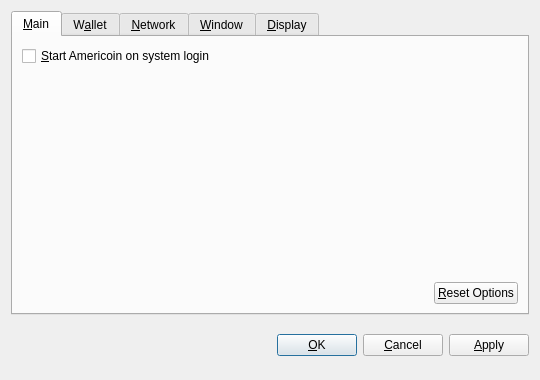
<?xml version="1.0" encoding="UTF-8"?>
<ui version="4.0">
 <class>OptionsDialog</class>
 <widget class="QDialog" name="OptionsDialog">
  <property name="geometry">
   <rect>
    <x>0</x>
    <y>0</y>
    <width>540</width>
    <height>380</height>
   </rect>
  </property>
  <property name="windowTitle">
   <string>Options</string>
  </property>
  <property name="modal">
   <bool>true</bool>
  </property>
  <layout class="QVBoxLayout" name="verticalLayout">
   <item>
    <widget class="QTabWidget" name="tabWidget">
     <property name="tabPosition">
      <enum>QTabWidget::North</enum>
     </property>
     <property name="currentIndex">
      <number>0</number>
     </property>
     <widget class="QWidget" name="tabMain">
      <attribute name="title">
       <string>&amp;Main</string>
      </attribute>
      <layout class="QVBoxLayout" name="verticalLayout_Main">
       <item>
        <widget class="QCheckBox" name="bitcoinAtStartup">
         <property name="toolTip">
          <string>Automatically start Americoin after logging in to the system.</string>
         </property>
         <property name="text">
          <string>&amp;Start Americoin on system login</string>
         </property>
        </widget>
       </item>
       <item>
        <spacer name="verticalSpacer_Main">
         <property name="orientation">
          <enum>Qt::Vertical</enum>
         </property>
         <property name="sizeHint" stdset="0">
          <size>
           <width>20</width>
           <height>40</height>
          </size>
         </property>
        </spacer>
       </item>
       <item>
        <layout class="QHBoxLayout" name="horizontalLayout_2_Main">
         <item>
          <spacer name="horizontalSpacer_2_Main">
           <property name="orientation">
            <enum>Qt::Horizontal</enum>
           </property>
           <property name="sizeHint" stdset="0">
            <size>
             <width>40</width>
             <height>20</height>
            </size>
           </property>
          </spacer>
         </item>
         <item>
          <widget class="QPushButton" name="resetButton">
           <property name="toolTip">
            <string>Reset all client options to default.</string>
           </property>
           <property name="text">
            <string>&amp;Reset Options</string>
           </property>
           <property name="autoDefault">
            <bool>false</bool>
           </property>
          </widget>
         </item>
        </layout>
       </item>
      </layout>
     </widget>
     <widget class="QWidget" name="tabWallet">
      <attribute name="title">
       <string>W&amp;allet</string>
      </attribute>
      <layout class="QVBoxLayout" name="verticalLayout_Network">
       <item>
        <widget class="QLabel" name="transactionFeeInfoLabel">
         <property name="text">
          <string>Optional transaction fee per kB that helps make sure your transactions are processed quickly. Most transactions are 1 kB.</string>
         </property>
         <property name="textFormat">
          <enum>Qt::PlainText</enum>
         </property>
         <property name="wordWrap">
          <bool>true</bool>
         </property>
        </widget>
       </item>
       <item>
        <layout class="QHBoxLayout" name="horizontalLayout_1_Main">
         <item>
          <widget class="QLabel" name="transactionFeeLabel">
           <property name="text">
            <string>Pay transaction &amp;fee</string>
           </property>
           <property name="textFormat">
            <enum>Qt::PlainText</enum>
           </property>
           <property name="buddy">
            <cstring>transactionFee</cstring>
           </property>
          </widget>
         </item>
         <item>
          <widget class="BitcoinAmountField" name="transactionFee"/>
         </item>
         <item>
          <spacer name="horizontalSpacer_1_Main">
           <property name="orientation">
            <enum>Qt::Horizontal</enum>
           </property>
           <property name="sizeHint" stdset="0">
            <size>
             <width>40</width>
             <height>20</height>
            </size>
           </property>
          </spacer>
         </item>
        </layout>
       </item>
       <item>
        <widget class="QLabel" name="label">
         <property name="text">
          <string>If you disable the spending of unconfirmed change, the change from a transaction cannot be used until that transaction has at least one confirmation. This also affects how your balance is computed.</string>
         </property>
         <property name="wordWrap">
          <bool>true</bool>
         </property>
        </widget>
       </item>
       <item>
        <widget class="QCheckBox" name="spendZeroConfChange">
         <property name="text">
          <string>Spend unconfirmed change  (experts only)</string>
         </property>
        </widget>
       </item>
       <item>
        <spacer name="verticalSpacer">
         <property name="orientation">
          <enum>Qt::Vertical</enum>
         </property>
         <property name="sizeHint" stdset="0">
          <size>
           <width>20</width>
           <height>40</height>
          </size>
         </property>
        </spacer>
       </item>
      </layout>
     </widget>
     <widget class="QWidget" name="tabNetwork">
      <attribute name="title">
       <string>&amp;Network</string>
      </attribute>
      <layout class="QVBoxLayout" name="verticalLayout_Network">
       <item>
        <widget class="QCheckBox" name="mapPortUpnp">
         <property name="toolTip">
          <string>Automatically open the Americoin client port on the router. This only works when your router supports UPnP and it is enabled.</string>
         </property>
         <property name="text">
          <string>Map port using &amp;UPnP</string>
         </property>
        </widget>
       </item>
       <item>
        <widget class="QCheckBox" name="connectSocks">
         <property name="toolTip">
          <string>Connect to the Americoin network through a SOCKS proxy (e.g. when connecting through Tor).</string>
         </property>
         <property name="text">
          <string>&amp;Connect through SOCKS proxy:</string>
         </property>
        </widget>
       </item>
       <item>
        <layout class="QHBoxLayout" name="horizontalLayout_Network">
         <item>
          <widget class="QLabel" name="proxyIpLabel">
           <property name="text">
            <string>Proxy &amp;IP:</string>
           </property>
           <property name="textFormat">
            <enum>Qt::PlainText</enum>
           </property>
           <property name="buddy">
            <cstring>proxyIp</cstring>
           </property>
          </widget>
         </item>
         <item>
          <widget class="QValidatedLineEdit" name="proxyIp">
           <property name="maximumSize">
            <size>
             <width>140</width>
             <height>16777215</height>
            </size>
           </property>
           <property name="toolTip">
            <string>IP address of the proxy (e.g. 127.0.0.1)</string>
           </property>
          </widget>
         </item>
         <item>
          <widget class="QLabel" name="proxyPortLabel">
           <property name="text">
            <string>&amp;Port:</string>
           </property>
           <property name="textFormat">
            <enum>Qt::PlainText</enum>
           </property>
           <property name="buddy">
            <cstring>proxyPort</cstring>
           </property>
          </widget>
         </item>
         <item>
          <widget class="QLineEdit" name="proxyPort">
           <property name="maximumSize">
            <size>
             <width>55</width>
             <height>16777215</height>
            </size>
           </property>
           <property name="toolTip">
            <string>Port of the proxy (e.g. 9050)</string>
           </property>
          </widget>
         </item>
         <item>
          <widget class="QLabel" name="socksVersionLabel">
           <property name="text">
            <string>SOCKS &amp;Version:</string>
           </property>
           <property name="textFormat">
            <enum>Qt::PlainText</enum>
           </property>
           <property name="buddy">
            <cstring>socksVersion</cstring>
           </property>
          </widget>
         </item>
         <item>
          <widget class="QValueComboBox" name="socksVersion">
           <property name="toolTip">
            <string>SOCKS version of the proxy (e.g. 5)</string>
           </property>
          </widget>
         </item>
         <item>
          <spacer name="horizontalSpacer_Network">
           <property name="orientation">
            <enum>Qt::Horizontal</enum>
           </property>
           <property name="sizeHint" stdset="0">
            <size>
             <width>40</width>
             <height>20</height>
            </size>
           </property>
          </spacer>
         </item>
        </layout>
       </item>
       <item>
        <spacer name="verticalSpacer_Network">
         <property name="orientation">
          <enum>Qt::Vertical</enum>
         </property>
         <property name="sizeHint" stdset="0">
          <size>
           <width>20</width>
           <height>40</height>
          </size>
         </property>
        </spacer>
       </item>
      </layout>
     </widget>
     <widget class="QWidget" name="tabWindow">
      <attribute name="title">
       <string>&amp;Window</string>
      </attribute>
      <layout class="QVBoxLayout" name="verticalLayout_Window">
       <item>
        <widget class="QCheckBox" name="minimizeToTray">
         <property name="toolTip">
          <string>Show only a tray icon after minimizing the window.</string>
         </property>
         <property name="text">
          <string>&amp;Minimize to the tray instead of the taskbar</string>
         </property>
        </widget>
       </item>
       <item>
        <widget class="QCheckBox" name="minimizeOnClose">
         <property name="toolTip">
          <string>Minimize instead of exit the application when the window is closed. When this option is enabled, the application will be closed only after selecting Quit in the menu.</string>
         </property>
         <property name="text">
          <string>M&amp;inimize on close</string>
         </property>
        </widget>
       </item>
       <item>
        <spacer name="verticalSpacer_Window">
         <property name="orientation">
          <enum>Qt::Vertical</enum>
         </property>
         <property name="sizeHint" stdset="0">
          <size>
           <width>20</width>
           <height>40</height>
          </size>
         </property>
        </spacer>
       </item>
      </layout>
     </widget>
     <widget class="QWidget" name="tabDisplay">
      <attribute name="title">
       <string>&amp;Display</string>
      </attribute>
      <layout class="QVBoxLayout" name="verticalLayout_Display">
       <item>
        <layout class="QHBoxLayout" name="horizontalLayout_1_Display">
         <item>
          <widget class="QLabel" name="langLabel">
           <property name="text">
            <string>User Interface &amp;language:</string>
           </property>
           <property name="textFormat">
            <enum>Qt::PlainText</enum>
           </property>
           <property name="buddy">
            <cstring>lang</cstring>
           </property>
          </widget>
         </item>
         <item>
          <widget class="QValueComboBox" name="lang">
           <property name="toolTip">
            <string>The user interface language can be set here. This setting will take effect after restarting Americoin.</string>
           </property>
          </widget>
         </item>
        </layout>
       </item>
       <item>
        <layout class="QHBoxLayout" name="horizontalLayout_2_Display">
         <item>
          <widget class="QLabel" name="unitLabel">
           <property name="text">
            <string>&amp;Unit to show amounts in:</string>
           </property>
           <property name="textFormat">
            <enum>Qt::PlainText</enum>
           </property>
           <property name="buddy">
            <cstring>unit</cstring>
           </property>
          </widget>
         </item>
         <item>
          <widget class="QValueComboBox" name="unit">
           <property name="toolTip">
            <string>Choose the default subdivision unit to show in the interface and when sending coins.</string>
           </property>
          </widget>
         </item>
        </layout>
       </item>
       <item>
        <widget class="QCheckBox" name="displayAddresses">
         <property name="toolTip">
          <string>Whether to show Americoin addresses in the transaction list or not.</string>
         </property>
         <property name="text">
          <string>&amp;Display addresses in transaction list</string>
         </property>
        </widget>
       </item>
       <item>
        <widget class="QCheckBox" name="coinControlFeatures">
         <property name="toolTip">
          <string>Whether to show coin control features or not.</string>
         </property>
         <property name="text">
          <string>Display coin &amp;control features (experts only!)</string>
         </property>
        </widget>
       </item>
       <item>
        <spacer name="verticalSpacer_Display">
         <property name="orientation">
          <enum>Qt::Vertical</enum>
         </property>
         <property name="sizeHint" stdset="0">
          <size>
           <width>20</width>
           <height>40</height>
          </size>
         </property>
        </spacer>
       </item>
      </layout>
     </widget>
    </widget>
   </item>
   <item>
    <layout class="QHBoxLayout" name="horizontalLayout_Buttons">
     <item>
      <spacer name="horizontalSpacer_1">
       <property name="orientation">
        <enum>Qt::Horizontal</enum>
       </property>
       <property name="sizeHint" stdset="0">
        <size>
         <width>40</width>
         <height>48</height>
        </size>
       </property>
      </spacer>
     </item>
     <item>
      <widget class="QLabel" name="statusLabel">
       <property name="font">
        <font>
         <weight>75</weight>
         <bold>true</bold>
        </font>
       </property>
       <property name="text">
        <string/>
       </property>
       <property name="textFormat">
        <enum>Qt::PlainText</enum>
       </property>
       <property name="wordWrap">
        <bool>true</bool>
       </property>
      </widget>
     </item>
     <item>
      <spacer name="horizontalSpacer_2">
       <property name="orientation">
        <enum>Qt::Horizontal</enum>
       </property>
       <property name="sizeHint" stdset="0">
        <size>
         <width>40</width>
         <height>48</height>
        </size>
       </property>
      </spacer>
     </item>
     <item>
      <widget class="QPushButton" name="okButton">
       <property name="text">
        <string>&amp;OK</string>
       </property>
      </widget>
     </item>
     <item>
      <widget class="QPushButton" name="cancelButton">
       <property name="text">
        <string>&amp;Cancel</string>
       </property>
       <property name="autoDefault">
        <bool>false</bool>
       </property>
      </widget>
     </item>
     <item>
      <widget class="QPushButton" name="applyButton">
       <property name="text">
        <string>&amp;Apply</string>
       </property>
       <property name="autoDefault">
        <bool>false</bool>
       </property>
      </widget>
     </item>
    </layout>
   </item>
  </layout>
 </widget>
 <customwidgets>
  <customwidget>
   <class>BitcoinAmountField</class>
   <extends>QSpinBox</extends>
   <header>bitcoinamountfield.h</header>
  </customwidget>
  <customwidget>
   <class>QValueComboBox</class>
   <extends>QComboBox</extends>
   <header>qvaluecombobox.h</header>
  </customwidget>
  <customwidget>
   <class>QValidatedLineEdit</class>
   <extends>QLineEdit</extends>
   <header>qvalidatedlineedit.h</header>
  </customwidget>
 </customwidgets>
 <resources/>
 <connections/>
</ui>
